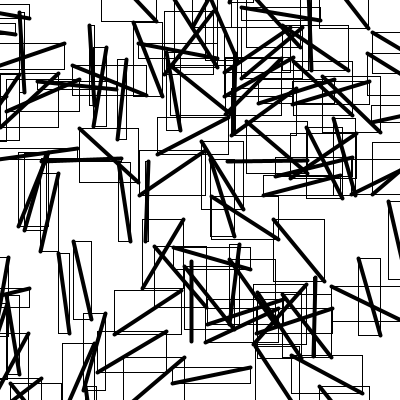
Frame 1 (no input)
Frame 60 (the mouse pressed at the canvas centre just before this capture): identical to frame 1, image omitted
Frame 120 (the mouse held since frame 60 and released just before this capture): identical to frame 1, image omitted

The Processing sketch that drew this single still picture (run headless with seeded random() and noise(); from frame 60 on, the mouse is pressed at the canvas centre):

// Processing sketch: linePicker_001
// ── linePicker_001.pde
class Line{
  PVector from, to;
  float   angle, ratio;
  float   l, r, t, b;//left, right, top, bottom
  
  Line(float x1, float y1, float x2, float y2){
    from = new PVector(x1,y1);
    to   = new PVector(x2,y2);
    angle  = atan2(to.y-from.y,to.x-from.x);
    angle  += TWO_PI; angle%= TWO_PI;
    ratio  = dist(from.x,from.y,to.x,to.y);
    bounds();
  }
  Line(PVector p, float r, float a){
    from = p;
    float x2 = from.x+r*cos(a);
    float y2 = from.y+r*sin(a);
    to   = new PVector(x2,y2);
    angle = a; 
    ratio = r;
    bounds();
  }
  void bounds(){
    l    = min(from.x,to.x);
    r    = max(from.x,to.x);
    t    = min(from.y,to.y);
    b    = max(from.y,to.y);
  }
  boolean checkBounds(float mx, float my){
    return mx>=l && mx<=r && my>=t && my<=b;
  }
  boolean checkAngle(float mx, float my, float decTolerance){
    float a = atan2(my-from.y, mx-from.x); a%=TWO_PI;
    float da = abs(angle-a); da%= TWO_PI;
    println(a+" "+da);
    return da<=radians(decTolerance);
  }
  void draw(){
    pushMatrix();
    noFill();
    strokeWeight(4.0);
    line(from.x,from.y,to.x,to.y);
    strokeWeight(1.0);
    rect(l,t, r-l, b-t);
    popMatrix();
  }
}

Line[] lines;

void setup(){
  size(400,400);
  lines = new Line[100];
  for(int i=0; i<lines.length; i++){
    lines[i] = new Line( new PVector( random(width), random(height) ),
                         80, random(TWO_PI) );
  }
}
void draw(){
  background(255);
  for(int i=0; i<lines.length; i++){
    if(lines[i].checkBounds(mouseX, mouseY)){
      if(lines[i].checkAngle(mouseX, mouseY, 4)){
        stroke(255,0,0);
      }else{
        stroke(0,255,0);
      }
    }else{
      stroke(0);
    }
    lines[i].draw();
  }
}
